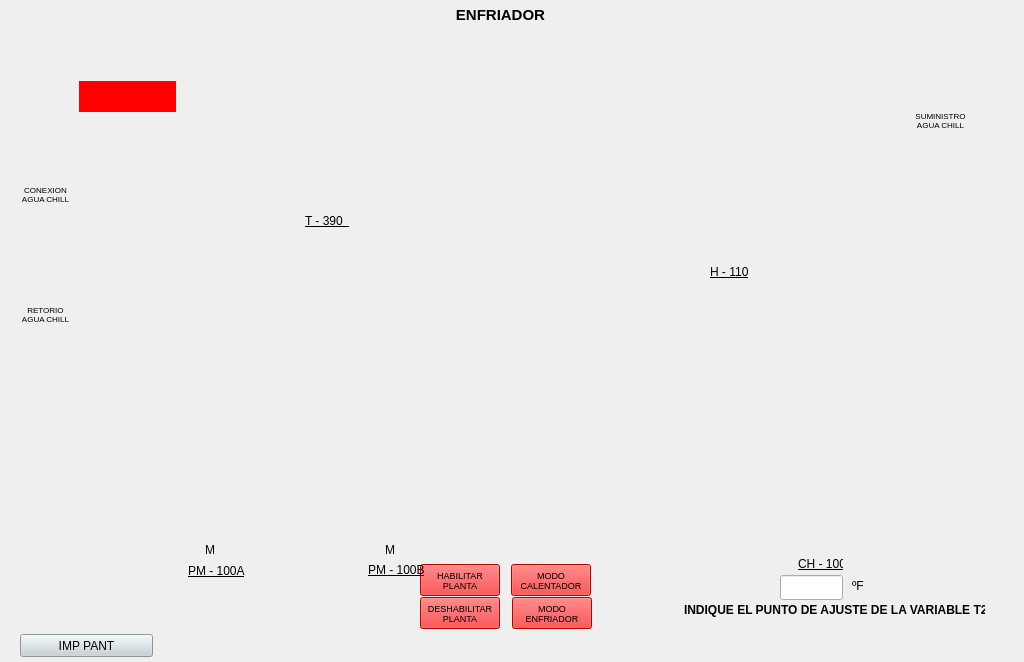
<?xml version="1.0" encoding="UTF-8"?>
<ui version="4.0">
 <class>ENFRIADOR</class>
 <widget class="QWidget" name="ENFRIADOR">
  <property name="geometry">
   <rect>
    <x>0</x>
    <y>0</y>
    <width>1024</width>
    <height>662</height>
   </rect>
  </property>
  <property name="minimumSize">
   <size>
    <width>1024</width>
    <height>662</height>
   </size>
  </property>
  <property name="maximumSize">
   <size>
    <width>1024</width>
    <height>662</height>
   </size>
  </property>
  <property name="windowTitle">
   <string>Form</string>
  </property>
  <widget class="QLabel" name="lbFondo">
   <property name="geometry">
    <rect>
     <x>0</x>
     <y>0</y>
     <width>1024</width>
     <height>662</height>
    </rect>
   </property>
   <property name="text">
    <string/>
   </property>
   <property name="pixmap">
    <pixmap resource="../Resources.qrc">:/Resources/PNG/N5.png</pixmap>
   </property>
  </widget>
  <widget class="QLabel" name="lbEnfT">
   <property name="geometry">
    <rect>
     <x>410</x>
     <y>7</y>
     <width>181</width>
     <height>16</height>
    </rect>
   </property>
   <property name="font">
    <font>
     <pointsize>11</pointsize>
     <weight>75</weight>
     <bold>true</bold>
    </font>
   </property>
   <property name="text">
    <string>ENFRIADOR</string>
   </property>
   <property name="alignment">
    <set>Qt::AlignCenter</set>
   </property>
  </widget>
  <widget class="QPushButton" name="btHabPla">
   <property name="geometry">
    <rect>
     <x>420</x>
     <y>564</y>
     <width>80</width>
     <height>32</height>
    </rect>
   </property>
   <property name="font">
    <font>
     <pointsize>7</pointsize>
     <weight>50</weight>
     <bold>false</bold>
    </font>
   </property>
   <property name="styleSheet">
    <string notr="true">background-color: rgb(255, 0, 0);</string>
   </property>
   <property name="text">
    <string>HABILITAR
PLANTA</string>
   </property>
  </widget>
  <widget class="QPushButton" name="btDesPla">
   <property name="geometry">
    <rect>
     <x>420</x>
     <y>597</y>
     <width>80</width>
     <height>32</height>
    </rect>
   </property>
   <property name="font">
    <font>
     <pointsize>7</pointsize>
     <weight>50</weight>
     <bold>false</bold>
    </font>
   </property>
   <property name="styleSheet">
    <string notr="true">background-color: rgb(255, 0, 0);</string>
   </property>
   <property name="text">
    <string>DESHABILITAR
PLANTA</string>
   </property>
  </widget>
  <widget class="QPushButton" name="btEnfr">
   <property name="geometry">
    <rect>
     <x>512</x>
     <y>597</y>
     <width>80</width>
     <height>32</height>
    </rect>
   </property>
   <property name="font">
    <font>
     <pointsize>7</pointsize>
     <weight>50</weight>
     <bold>false</bold>
    </font>
   </property>
   <property name="styleSheet">
    <string notr="true">background-color: rgb(255, 0, 0);</string>
   </property>
   <property name="text">
    <string>MODO
ENFRIADOR</string>
   </property>
  </widget>
  <widget class="QPushButton" name="btCalent">
   <property name="geometry">
    <rect>
     <x>511</x>
     <y>564</y>
     <width>80</width>
     <height>32</height>
    </rect>
   </property>
   <property name="font">
    <font>
     <pointsize>7</pointsize>
     <weight>50</weight>
     <bold>false</bold>
    </font>
   </property>
   <property name="styleSheet">
    <string notr="true">background-color: rgb(255, 0, 0);</string>
   </property>
   <property name="text">
    <string>MODO
CALENTADOR</string>
   </property>
  </widget>
  <widget class="QLabel" name="lbAlarma">
   <property name="geometry">
    <rect>
     <x>79</x>
     <y>81</y>
     <width>97</width>
     <height>31</height>
    </rect>
   </property>
   <property name="styleSheet">
    <string notr="true">background-color: rgb(255, 0, 0);
color: rgb(128, 128, 128);</string>
   </property>
   <property name="text">
    <string/>
   </property>
   <property name="alignment">
    <set>Qt::AlignCenter</set>
   </property>
  </widget>
  <widget class="QLabel" name="lbPm100a">
   <property name="geometry">
    <rect>
     <x>188</x>
     <y>563</y>
     <width>61</width>
     <height>16</height>
    </rect>
   </property>
   <property name="font">
    <font>
     <underline>true</underline>
    </font>
   </property>
   <property name="text">
    <string>PM - 100A</string>
   </property>
  </widget>
  <widget class="QLabel" name="lbPm100b">
   <property name="geometry">
    <rect>
     <x>368</x>
     <y>562</y>
     <width>61</width>
     <height>16</height>
    </rect>
   </property>
   <property name="font">
    <font>
     <underline>true</underline>
    </font>
   </property>
   <property name="text">
    <string>PM - 100B</string>
   </property>
  </widget>
  <widget class="QLabel" name="lbT390">
   <property name="geometry">
    <rect>
     <x>305</x>
     <y>213</y>
     <width>45</width>
     <height>16</height>
    </rect>
   </property>
   <property name="font">
    <font>
     <underline>true</underline>
    </font>
   </property>
   <property name="text">
    <string>T - 390  </string>
   </property>
  </widget>
  <widget class="QLabel" name="lbh110">
   <property name="geometry">
    <rect>
     <x>710</x>
     <y>264</y>
     <width>45</width>
     <height>16</height>
    </rect>
   </property>
   <property name="font">
    <font>
     <underline>true</underline>
    </font>
   </property>
   <property name="text">
    <string>H - 110</string>
   </property>
  </widget>
  <widget class="QLabel" name="lbCh100">
   <property name="geometry">
    <rect>
     <x>798</x>
     <y>556</y>
     <width>45</width>
     <height>16</height>
    </rect>
   </property>
   <property name="font">
    <font>
     <underline>true</underline>
    </font>
   </property>
   <property name="text">
    <string>CH - 100</string>
   </property>
  </widget>
  <widget class="QLabel" name="lbT2U">
   <property name="geometry">
    <rect>
     <x>852</x>
     <y>578</y>
     <width>21</width>
     <height>16</height>
    </rect>
   </property>
   <property name="font">
    <font>
     <underline>false</underline>
    </font>
   </property>
   <property name="text">
    <string>ºF</string>
   </property>
  </widget>
  <widget class="QLabel" name="lbIndT">
   <property name="geometry">
    <rect>
     <x>684</x>
     <y>602</y>
     <width>301</width>
     <height>16</height>
    </rect>
   </property>
   <property name="font">
    <font>
     <weight>75</weight>
     <bold>true</bold>
     <underline>false</underline>
    </font>
   </property>
   <property name="text">
    <string>INDIQUE EL PUNTO DE AJUSTE DE LA VARIABLE T2</string>
   </property>
  </widget>
  <widget class="QLineEdit" name="leT2">
   <property name="geometry">
    <rect>
     <x>780</x>
     <y>575</y>
     <width>63</width>
     <height>25</height>
    </rect>
   </property>
  </widget>
  <widget class="QLabel" name="lbMizq">
   <property name="geometry">
    <rect>
     <x>202</x>
     <y>542</y>
     <width>16</width>
     <height>16</height>
    </rect>
   </property>
   <property name="text">
    <string>M</string>
   </property>
   <property name="alignment">
    <set>Qt::AlignCenter</set>
   </property>
  </widget>
  <widget class="QLabel" name="lbMder">
   <property name="geometry">
    <rect>
     <x>382</x>
     <y>542</y>
     <width>16</width>
     <height>16</height>
    </rect>
   </property>
   <property name="text">
    <string>M</string>
   </property>
   <property name="alignment">
    <set>Qt::AlignCenter</set>
   </property>
  </widget>
  <widget class="QPushButton" name="btImpr">
   <property name="geometry">
    <rect>
     <x>20</x>
     <y>634</y>
     <width>133</width>
     <height>23</height>
    </rect>
   </property>
   <property name="styleSheet">
    <string notr="true">background-color: rgb(200, 208, 212);</string>
   </property>
   <property name="text">
    <string>IMP PANT</string>
   </property>
  </widget>
  <widget class="QLabel" name="lbRetorT">
   <property name="geometry">
    <rect>
     <x>10</x>
     <y>304</y>
     <width>71</width>
     <height>21</height>
    </rect>
   </property>
   <property name="font">
    <font>
     <pointsize>6</pointsize>
    </font>
   </property>
   <property name="text">
    <string>RETORIO
AGUA CHILL</string>
   </property>
   <property name="alignment">
    <set>Qt::AlignCenter</set>
   </property>
  </widget>
  <widget class="QLabel" name="lbConexionT">
   <property name="geometry">
    <rect>
     <x>10</x>
     <y>184</y>
     <width>71</width>
     <height>21</height>
    </rect>
   </property>
   <property name="font">
    <font>
     <pointsize>6</pointsize>
    </font>
   </property>
   <property name="text">
    <string>CONEXION
AGUA CHILL</string>
   </property>
   <property name="alignment">
    <set>Qt::AlignCenter</set>
   </property>
  </widget>
  <widget class="QLabel" name="lbSumiT">
   <property name="geometry">
    <rect>
     <x>905</x>
     <y>110</y>
     <width>71</width>
     <height>21</height>
    </rect>
   </property>
   <property name="font">
    <font>
     <pointsize>6</pointsize>
    </font>
   </property>
   <property name="text">
    <string>SUMINISTRO
AGUA CHILL</string>
   </property>
   <property name="alignment">
    <set>Qt::AlignCenter</set>
   </property>
  </widget>
 </widget>
 <resources>
  <include location="../Resources.qrc"/>
 </resources>
 <connections/>
</ui>
